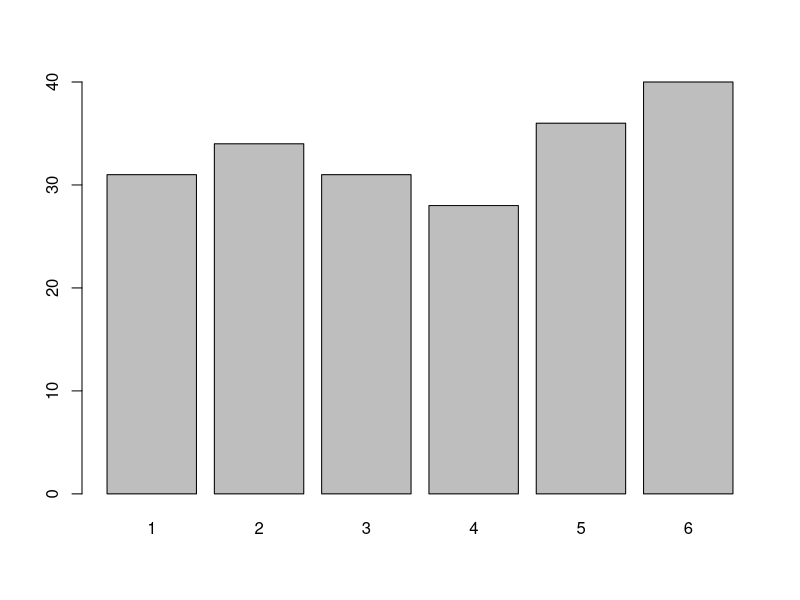
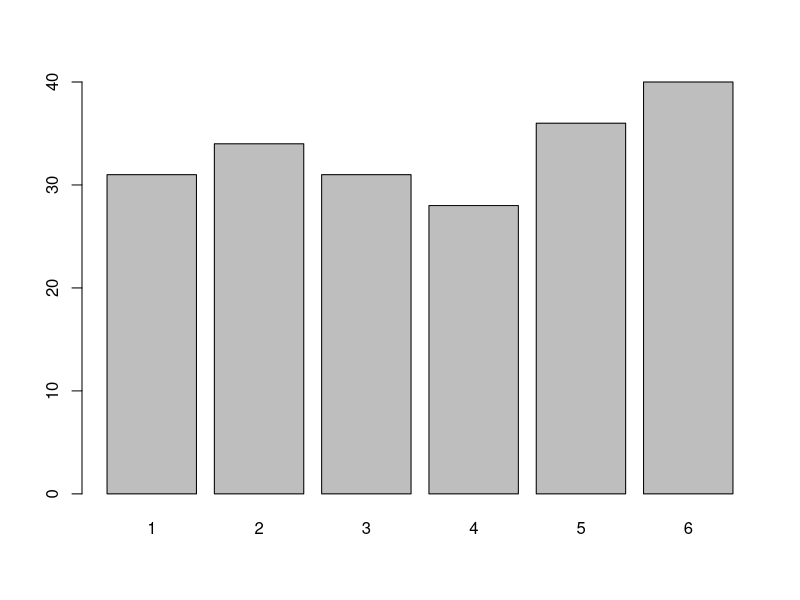
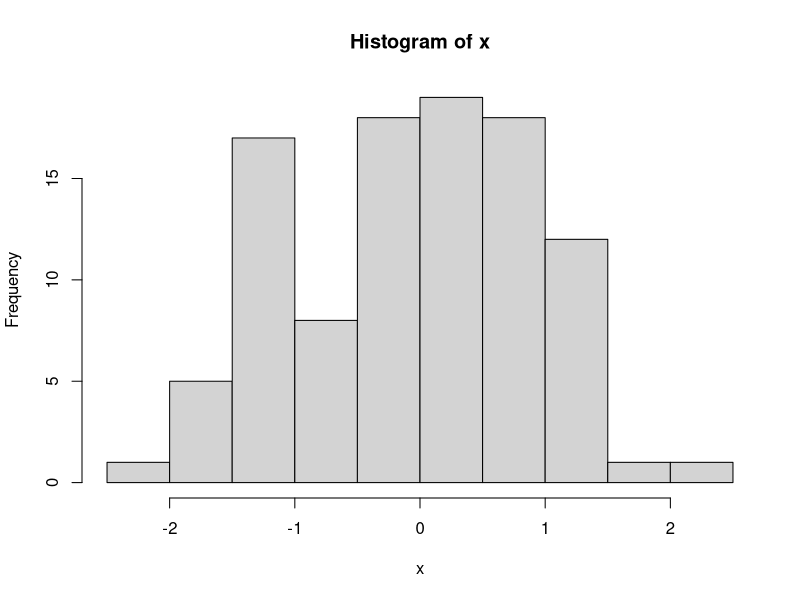
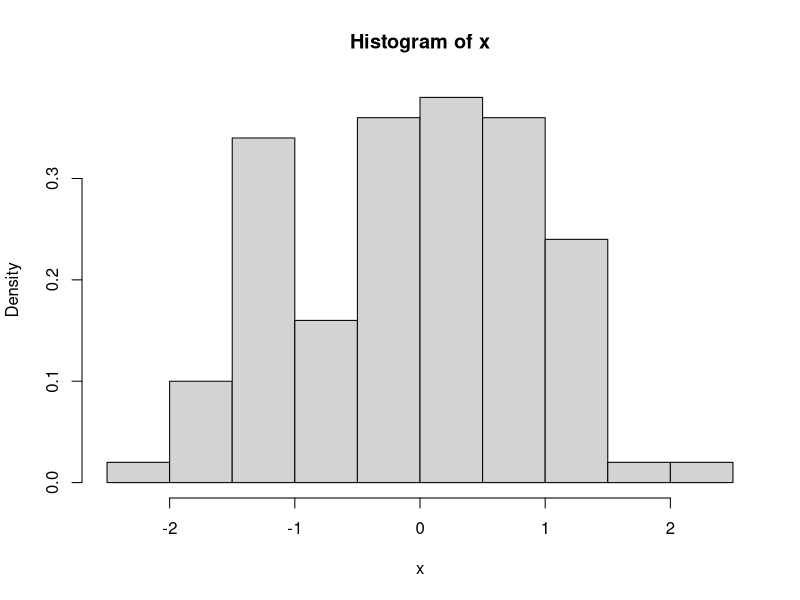
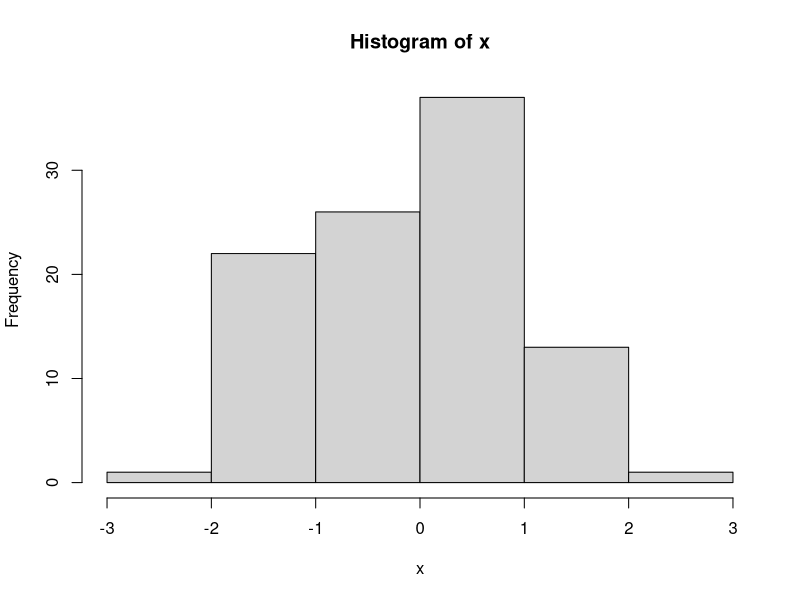
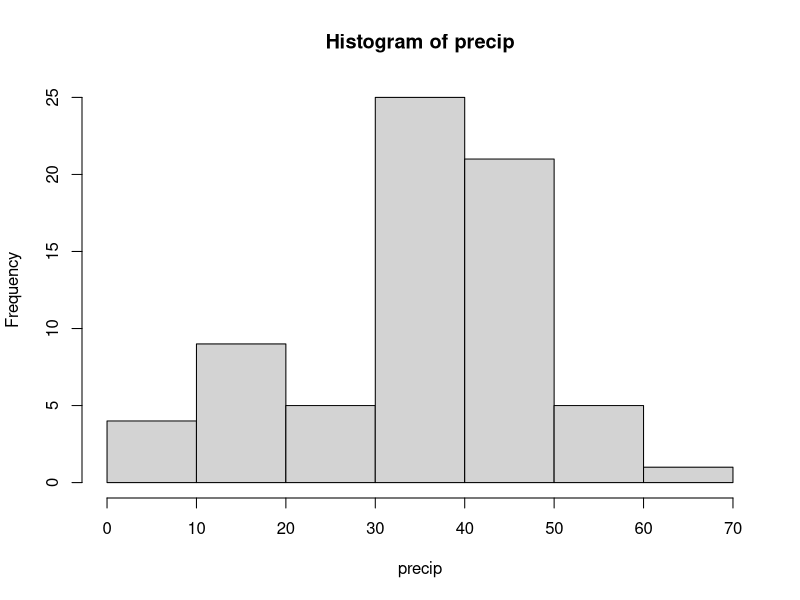
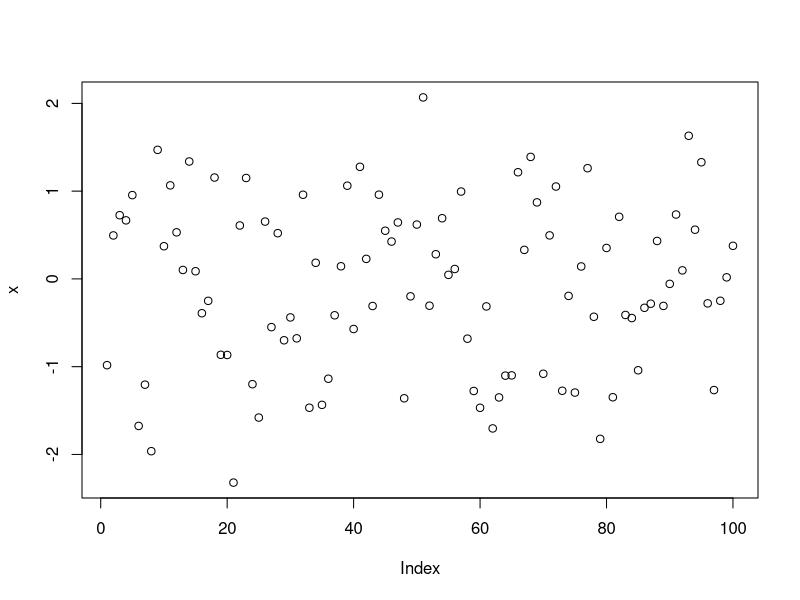
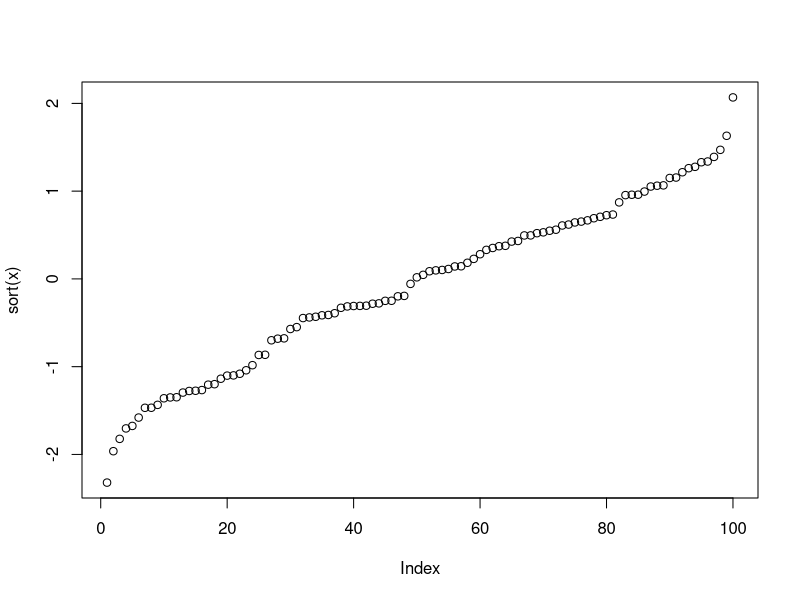

Here is the R script that generated these plots, in order:
set.seed(10)
# Roll a die 200 times:
x <- sample(1:6,size=200,replace=TRUE)
barplot(table(x))

# Plotting the distribution of factor levels
f <- factor(x)
plot(f)

# Get 100 values from a standard normal distribution:
x <- rnorm(n=100)
# Standard histogram
hist(x)

# A histogram with relative frequencies
hist(x,probability=TRUE)

# A histogram with fewer breaks
hist(x,breaks=5)

# A histogram with empirical data
# The data are average amounts of precipitation (rainfall) in 
# inches for each of 70 United States (and Puerto Rico) cities
hist(precip)

# Plot of the elements in 'x' in order of their occurrence
plot(x)

# Plot of the elements in 'x' in order of their size
plot(sort(x))

# Get 100 values from a standard normal distribution:
x <- rnorm(n=100)
# Normal quantile plot
qqnorm(x)
qqline(x)

# Normal quantile plot of rainfall in 70 US cities
qqnorm(precip)
qqline(precip)

# The data are (approximately) quarterly approval ratings for 
# US Presidents from the first quarter of 1945 to the last
# quarter of 1974
plot(presidents)

# A line plot
plot(as.numeric(presidents),type="l")
